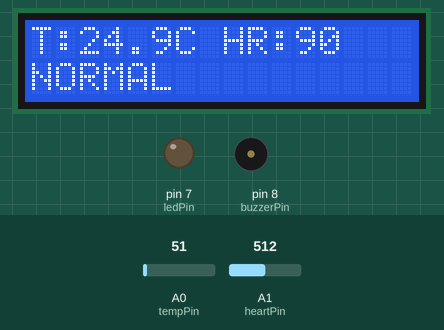
A sketch run on a simulated Arduino Uno, built with avr-gcc and run on an emulated ATmega328P. Shown: 16×2 character LCD, output pins drawn as LEDs (lit = HIGH), buzzer (waves = sounding, pin HIGH). The inputs (shaded band) are chosen by the test bench; at power-on: A0 (tempPin) = 51, A1 (heartPin) = 512. What the sketch prints to the serial monitor is not drawn.

Above: at 3.2 s.
3.3 s: A0 (tempPin) set to 69
At 5.0 s:
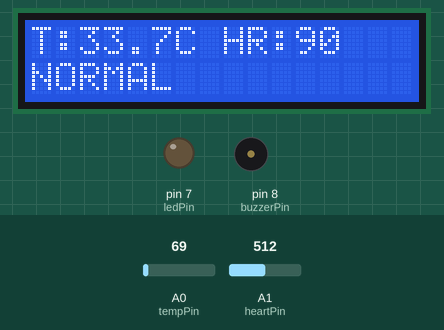
5.5 s: A0 (tempPin) set to 85
At 6.9 s:
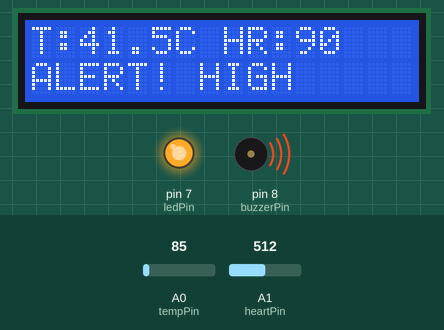
7.5 s: A1 (heartPin) set to 716
At 8.7 s:
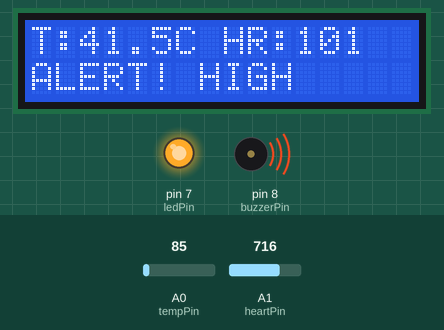
9.6 s: A1 (heartPin) set to 900
At 10.7 s:
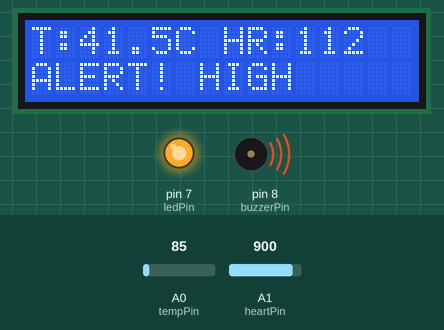
11.6 s: A0 (tempPin) set to 71
At 12.6 s:
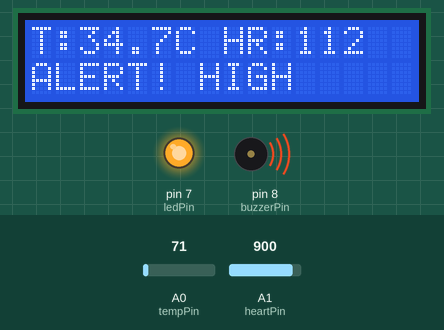
13.6 s: A1 (heartPin) set to 1023
At 14.5 s:
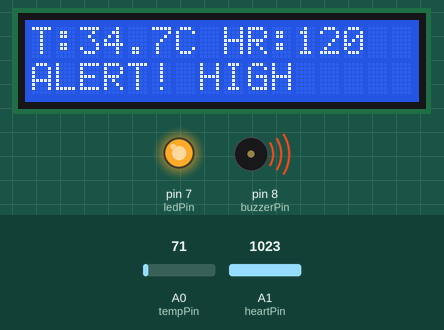
Timing chart, 0 to 16.6 s (numbered marks = the images above; inputs shaded):
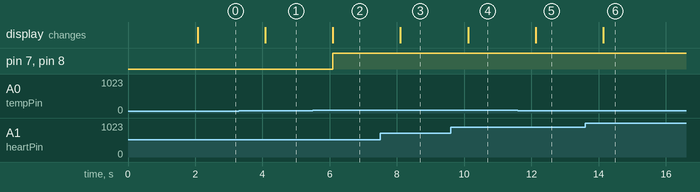

Measured:
- the behaviour switches between 77 and 78 on A0 (tempPin) (found by bisection; images 1 and 2)
- after the input at 3.3 s, the display: changes after 0.78 s (image 1)
- after the input at 5.5 s, pin 7 (ledPin), pin 8 (buzzerPin): LOW → HIGH after 0.59 s; the display: changes after 0.59 s (image 2)
- after the input at 7.5 s, the display: changes after 0.60 s (image 3)
- after the input at 9.6 s, the display: changes after 0.52 s (image 4)
- after the input at 11.6 s, the display: changes after 0.53 s (image 5)
- after the input at 13.6 s, the display: changes after 0.54 s (image 6)

The sketch:

health-moniter.ino
```cpp
#include <LiquidCrystal.h>

// RS, E, D4, D5, D6, D7
LiquidCrystal lcd(12, 11, 5, 4, 3, 2);

const int tempPin = A0;
const int heartPin = A1;

const int ledPin = 7;
const int buzzerPin = 8;

void setup()
{
  pinMode(ledPin, OUTPUT);
  pinMode(buzzerPin, OUTPUT);

  lcd.begin(16, 2);
  lcd.clear();

  lcd.setCursor(0, 0);
  lcd.print("Health Monitor");
  delay(2000);
  lcd.clear();

  Serial.begin(9600);
}

void loop()
{
  // ---------- TEMPERATURE ----------
  int adcValue = analogRead(tempPin);
  float voltage = adcValue * (5.0 / 1023.0);
  float temperature = voltage * 100.0;

  // ---------- HEART RATE ----------
  int heartValue = analogRead(heartPin);

  // Convert simulation value → BPM (adjustable range)
  int heartRate = map(heartValue, 0, 1023, 60, 120);

  // ---------- LCD DISPLAY ----------
  lcd.setCursor(0, 0);
  lcd.print("T:");
  lcd.print(temperature, 1);
  lcd.print("C ");

  lcd.print("HR:");
  lcd.print(heartRate);

  lcd.setCursor(0, 1);

  // ---------- ALERT CONDITION ----------
  if (temperature >= 38.0 || heartRate > 100)
  {
    lcd.print("ALERT! HIGH   ");
    digitalWrite(ledPin, HIGH);
    digitalWrite(buzzerPin, HIGH);
  }
  else
  {
    lcd.print("NORMAL        ");
    digitalWrite(ledPin, LOW);
    digitalWrite(buzzerPin, LOW);
  }

  // Serial Monitor
  Serial.print("Temp: ");
  Serial.print(temperature);
  Serial.print(" C | HR: ");
  Serial.println(heartRate);

  delay(1000);
}
```
